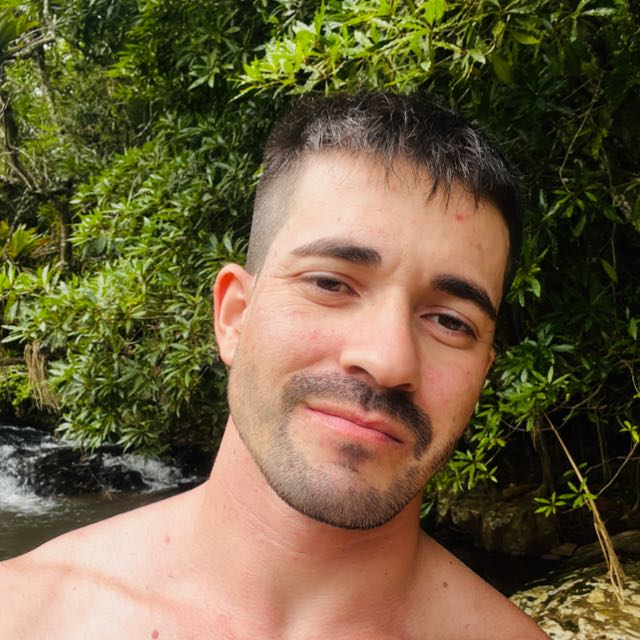
#> input picture user_profile_pics/christian_pfp.png, 640 x 640 px
$ python -i slide_menu.py   (imports and definitions only)
#> lines starting #> are read from the running program, lines starting #| are printed output that depends on the picture
import customtkinter
import profile_frame
import warnings
from PIL import Image, ImageDraw, ImageTk, ImageOps

# [5 lines left out: function loadImage, not called in this run]

def loadImageC(path, size=(50, 50)):
#> called with path = 'user_profile_pics/christian_pfp.png', size = (50, 50)
    try:
        image = Image.open(path).resize(size, Image.LANCZOS).convert("RGBA")
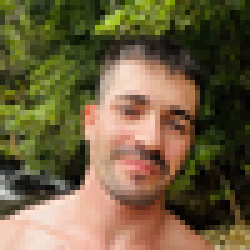
#> image: PIL image 50x50 RGBA (shown 5 times larger); mean R, G, B, A 110.2, 95.7, 63.8, 255
        # Create a fully transparent image as the base
        transparent_background = Image.new("RGBA", size, (0, 0, 0, 0))
#> transparent_background: PIL image 50x50 RGBA; every value is 0

        # Create a high-resolution mask
        upscale_factor = 4
        high_res_size = (size[0] * upscale_factor, size[1] * upscale_factor)
        high_res_mask = Image.new("L", high_res_size, 0)
#> high_res_mask: PIL image 200x200 L; every value is 0
        draw = ImageDraw.Draw(high_res_mask)
        draw.ellipse((0, 0, high_res_size[0], high_res_size[1]), fill=255)

        # Downscale the mask to the target size for anti-aliasing
        mask = high_res_mask.resize(size, Image.LANCZOS)
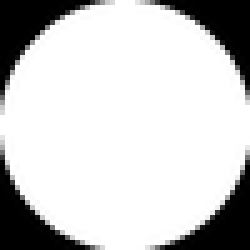
#> mask: PIL image 50x50 L (shown 5 times larger); min 0, max 255, mean 201.8

        # Create the circular image using the anti-aliased mask
        circular_image = Image.composite(image, transparent_background, mask)
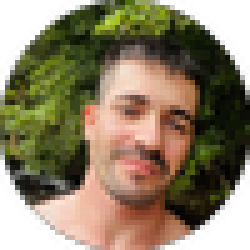
#> circular_image: PIL image 50x50 RGBA (shown 5 times larger); mean R, G, B, A 88.8, 75.7, 50.7, 201.8; transparent parts drawn white
        warnings.filterwarnings("ignore")
        return ImageTk.PhotoImage(circular_image)
    except Exception as e:
        print(f"loadImageC: Error encountered - {e}")
        return None

# [29 lines left out: function loadImageSQR, not called in this run]


class SlideMenu(customtkinter.CTkToplevel):
    # [61 lines left out: functions __init__, updateSlideMenu_pos, not called in this run]


# [5 lines not run here, left out]

>>> result = loadImageC('user_profile_pics/christian_pfp.png')
